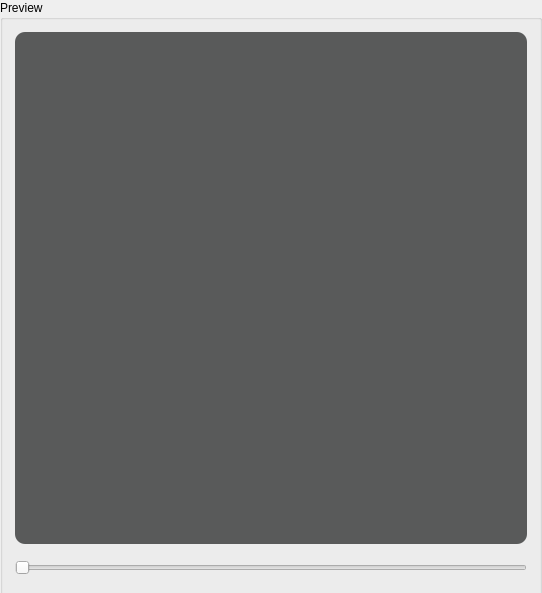
     <widget class="QFrame" name="fr_preview">
      <property name="minimumSize">
       <size>
        <width>542</width>
        <height>593</height>
       </size>
      </property>
      <property name="maximumSize">
       <size>
        <width>542</width>
        <height>593</height>
       </size>
      </property>
      <property name="frameShape">
       <enum>QFrame::NoFrame</enum>
      </property>
      <property name="frameShadow">
       <enum>QFrame::Raised</enum>
      </property>
      <layout class="QGridLayout" name="gridLayout_5">
       <property name="leftMargin">
        <number>0</number>
       </property>
       <property name="topMargin">
        <number>0</number>
       </property>
       <property name="rightMargin">
        <number>0</number>
       </property>
       <property name="bottomMargin">
        <number>0</number>
       </property>
       <item row="0" column="0">
        <widget class="QGroupBox" name="grb_preview">
         <property name="minimumSize">
          <size>
           <width>542</width>
           <height>600</height>
          </size>
         </property>
         <property name="maximumSize">
          <size>
           <width>542</width>
           <height>600</height>
          </size>
         </property>
         <property name="title">
          <string>Preview</string>
         </property>
         <layout class="QGridLayout" name="gridLayout_4">
          <item row="0" column="0">
           <widget class="QFrame" name="fr_preview_image">
            <property name="minimumSize">
             <size>
              <width>512</width>
              <height>512</height>
             </size>
            </property>
            <property name="maximumSize">
             <size>
              <width>512</width>
              <height>512</height>
             </size>
            </property>
            <property name="frameShape">
             <enum>QFrame::NoFrame</enum>
            </property>
            <property name="frameShadow">
             <enum>QFrame::Raised</enum>
            </property>
            <layout class="QGridLayout" name="gridLayout_3">
             <property name="leftMargin">
              <number>0</number>
             </property>
             <property name="topMargin">
              <number>0</number>
             </property>
             <property name="rightMargin">
              <number>0</number>
             </property>
             <property name="bottomMargin">
              <number>0</number>
             </property>
             <item row="0" column="3">
              <widget class="QLabel" name="l_preview_image">
               <property name="maximumSize">
                <size>
                 <width>512</width>
                 <height>512</height>
                </size>
               </property>
               <property name="styleSheet">
                <string notr="true">background-color: rgb(89, 90, 90);
border-radius: 10px;</string>
               </property>
               <property name="text">
                <string/>
               </property>
               <property name="alignment">
                <set>Qt::AlignCenter</set>
               </property>
              </widget>
             </item>
            </layout>
           </widget>
          </item>
          <item row="1" column="0">
           <widget class="QFrame" name="fr_frame_slider">
            <property name="minimumSize">
             <size>
              <width>512</width>
              <height>30</height>
             </size>
            </property>
            <property name="maximumSize">
             <size>
              <width>512</width>
              <height>30</height>
             </size>
            </property>
            <property name="frameShape">
             <enum>QFrame::NoFrame</enum>
            </property>
            <property name="frameShadow">
             <enum>QFrame::Raised</enum>
            </property>
            <layout class="QGridLayout" name="gridLayout_14">
             <property name="leftMargin">
              <number>0</number>
             </property>
             <property name="topMargin">
              <number>0</number>
             </property>
             <property name="rightMargin">
              <number>0</number>
             </property>
             <property name="bottomMargin">
              <number>0</number>
             </property>
             <property name="spacing">
              <number>0</number>
             </property>
             <item row="0" column="0">
              <widget class="QSlider" name="sl_frame">
               <property name="minimumSize">
                <size>
                 <width>512</width>
                 <height>30</height>
                </size>
               </property>
               <property name="maximumSize">
                <size>
                 <width>512</width>
                 <height>30</height>
                </size>
               </property>
               <property name="orientation">
                <enum>Qt::Horizontal</enum>
               </property>
               <property name="invertedAppearance">
                <bool>false</bool>
               </property>
               <property name="invertedControls">
                <bool>false</bool>
               </property>
              </widget>
             </item>
            </layout>
           </widget>
          </item>
         </layout>
        </widget>
       </item>
      </layout>
     </widget>
